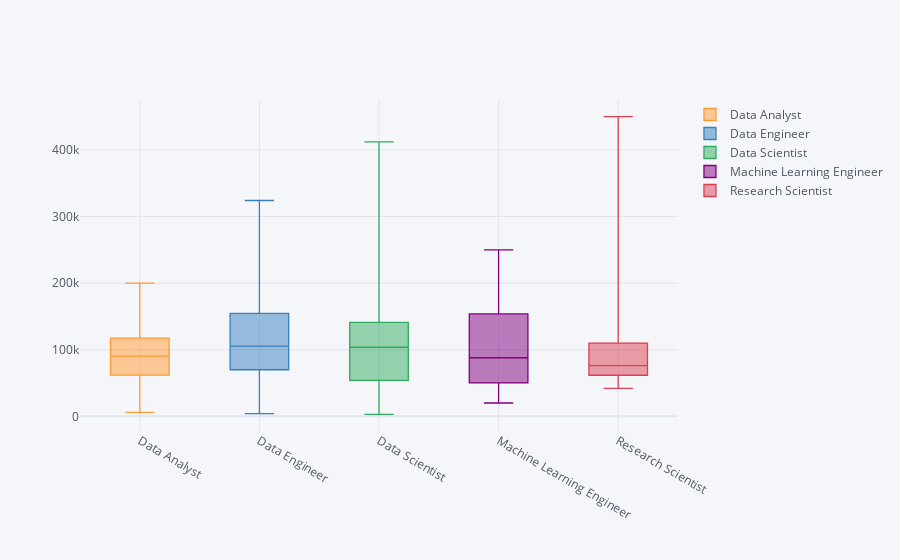

Notebook code for this chart:
### Markdown cell above
## Most 5 command jobs seeing on Box Plot

### Code cell
job_list = ["Data Scientist", "Data Analyst","Data Engineer", "Machine Learning Engineer",'Research Scientist']
df_filtered = df[df['job_title'].isin(job_list)]
df_filtered = df_filtered.reset_index(drop=True)

box_age = df_filtered[['job_title','salary_in_usd']]
box_age.pivot(columns='job_title', values='salary_in_usd').iplot(kind='box')

### Figure 1 — Plotly figure (JSON) as saved in the notebook; plotly's stock layout.template omitted (floating-point values rounded to 4 significant figures; data arrays with more than 128 entries replaced by an {"elided": "..."} marker saying what was removed)
{"data": [{"boxpoints": false, "line": {"width": 1.3}, "marker": {"color": "rgba(255, 153, 51, 1.0)"}, "name": "Data Analyst", "orientation": "v", "type": "box", "y": {"elided": "429 int values"}}, {"boxpoints": false, "line": {"width": 1.3}, "marker": {"color": "rgba(55, 128, 191, 1.0)"}, "name": "Data Engineer", "orientation": "v", "type": "box", "y": {"elided": "429 int values"}}, {"boxpoints": false, "line": {"width": 1.3}, "marker": {"color": "rgba(50, 171, 96, 1.0)"}, "name": "Data Scientist", "orientation": "v", "type": "box", "y": {"elided": "429 int values"}}, {"boxpoints": false, "line": {"width": 1.3}, "marker": {"color": "rgba(128, 0, 128, 1.0)"}, "name": "Machine Learning Engineer", "orientation": "v", "type": "box", "y": {"elided": "429 int values"}}, {"boxpoints": false, "line": {"width": 1.3}, "marker": {"color": "rgba(219, 64, 82, 1.0)"}, "name": "Research Scientist", "orientation": "v", "type": "box", "y": {"elided": "429 int values"}}], "layout": {"autosize": true, "legend": {"bgcolor": "#F5F6F9", "font": {"color": "#4D5663"}}, "paper_bgcolor": "#F5F6F9", "plot_bgcolor": "#F5F6F9", "title": {"font": {"color": "#4D5663"}}, "xaxis": {"autorange": true, "gridcolor": "#E1E5ED", "range": [-0.5, 4.5], "showgrid": true, "tickfont": {"color": "#4D5663"}, "title": {"font": {"color": "#4D5663"}, "text": ""}, "type": "category", "zerolinecolor": "#E1E5ED"}, "yaxis": {"autorange": false, "gridcolor": "#E1E5ED", "range": [-22000, 474800.0], "showgrid": true, "tickfont": {"color": "#4D5663"}, "title": {"font": {"color": "#4D5663"}, "text": ""}, "type": "linear", "zerolinecolor": "#E1E5ED"}}}
